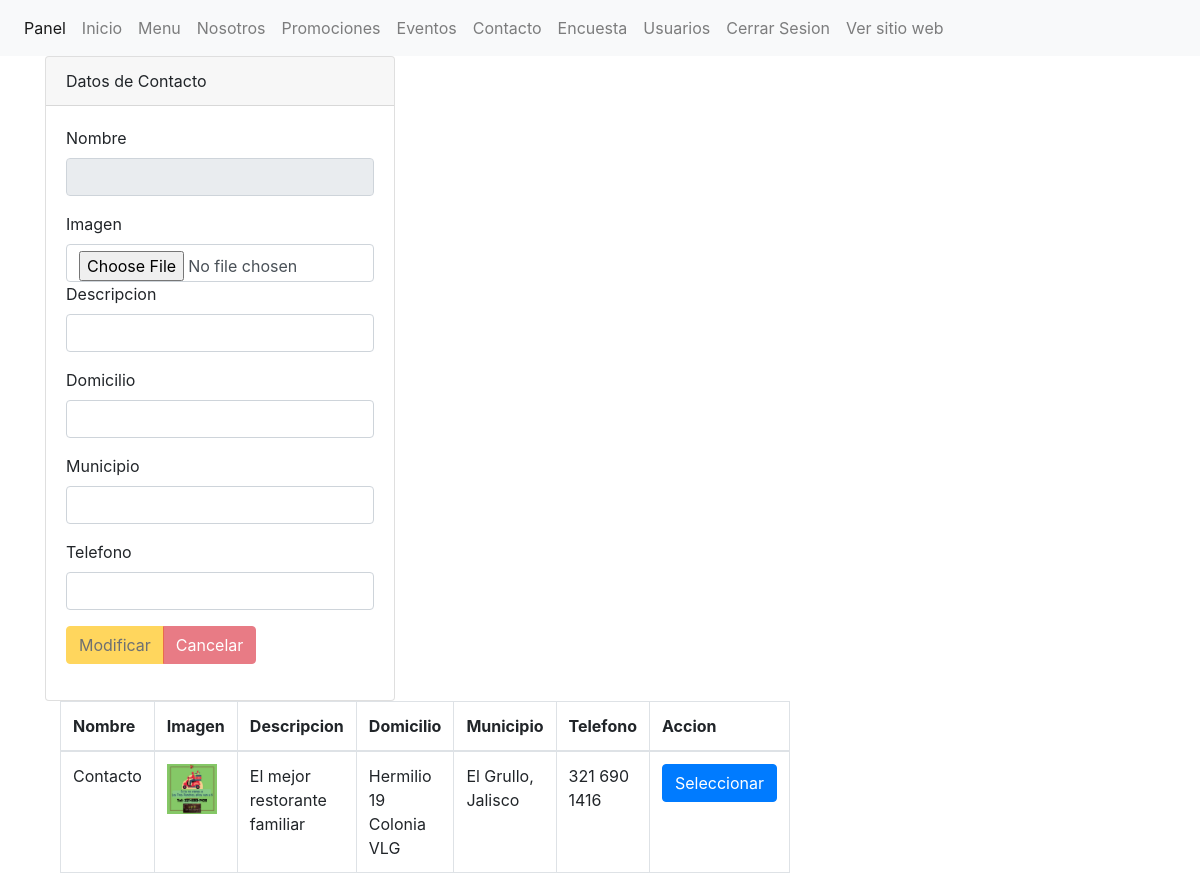
The app's page /panel/seccion/contacto.php with its own data.
### tables this page shows
CREATE TABLE `contacto` (
  `id` int(11) NOT NULL,
  `nombre` varchar(100) NOT NULL,
  `imagen` varchar(100) NOT NULL,
  `descripcion` varchar(100) NOT NULL,
  `domicilio` varchar(120) NOT NULL,
  `municipio` varchar(100) NOT NULL,
  `telefono` text NOT NULL
);

### panel/seccion/contacto.php (the view, shortened to what this page needs)
<?php
include("../template/encabezado.php");
$nombre=(isset($_POST['nombre']))?$_POST['nombre']:"";
$descripcion=(isset($_POST['descripcion']))?$_POST['descripcion']:"";
$domicilio=(isset($_POST['domicilio']))?$_POST['domicilio']:"";
$municipio=(isset($_POST['municipio']))?$_POST['municipio']:"";
$telefono=(isset($_POST['telefono']))?$_POST['telefono']:"";
$accion=(isset($_POST['accion']))?$_POST['accion']:"";
include("../config/conexion.php");
        $sentenciaSQL= $conexion->prepare("SELECT * FROM contacto");
        $sentenciaSQL->execute();
        $lista_contacto=$sentenciaSQL->fetchAll(PDO::FETCH_ASSOC);
?>
<div class="col-md-4">
<div class="card">
    <div class="card-header">
       Datos de Contacto
    </div>
    <div class="card-body">
    <form id="nuevo" name="nuevo" method="POST" action="" enctype="multipart/form-data" autocomplete="off">
    <div class="form-group">
        <label for="nombre">Nombre</label>
        <input type="text" class="form-control" id="nombre" name="nombre" value="<?php echo $nombre; ?>" readonly  />
        </div>
        <div class="form-group">
        <label for="imagen">Imagen</label>
        <br/>
        <input type="file" class="form-control" id="imagen" name="imagen"  />
        <div class="form-group">
        <label for="descripcion">Descripcion</label>
        <input type="text" class="form-control" id="descripcion" name="descripcion" value="<?php echo $descripcion; ?>" />
        </div>
         <div class="form-group">
        <label for="categoria">Domicilio</label>
        <input type="text" class="form-control" id="domicilio" name="domicilio" value="<?php echo $domicilio; ?>" />
        </div>
        <div class="form-group">
        <label for="precio">Municipio</label>
        <input type="text" class="form-control" id="municipio" name="municipio" value="<?php echo $municipio; ?>" />
        </div>
        <div class="form-group">
        <label for="precio">Telefono</label>
        <input type="text" class="form-control" id="telefono" name="telefono" value="<?php echo $telefono; ?>" />
        </div>
        <div class="btn-group" role="group" aria-label="">
        <button id="modificar" name="accion" <?php echo($accion!="Seleccionar")?"disabled":""; ?> value="Modificar" type="submit" class="btn btn-warning">Modificar</button>
        <button id="cancelar" name="accion" <?php echo($accion!="Seleccionar")?"disabled":""; ?> value="Cancelar" type="submit" class="btn btn-danger">Cancelar</button>
        </div>
	</form>
    </div>
    </div>
</div>
<div class="col-md-8" >
        <table class="table table-bordered" >
            <thead>
                <tr >
                    <th>Nombre</th>
                    <th>Imagen</th>
                    <th>Descripcion</th>
                    <th>Domicilio</th>
                    <th>Municipio</th>
                    <th>Telefono</th>
                    <th>Accion</th>
                </tr>
            </thead>
            <tbody>
                <?php foreach($lista_contacto as $contacto){?>
                <tr>
                    <td><?php echo $contacto['nombre']; ?> </td>
                    <td>
                        <img src="../../img/<?php echo $contacto['imagen']; ?>" width="50" alt="">
                    </td>
                    <td><?php echo $contacto['descripcion']; ?></td>
                    <td>
                    <?php echo $contacto['domicilio']; ?></
                    </td>
                    <td><?php echo $contacto['municipio']; ?></td>
                    <td><?php echo $contacto['telefono']; ?></td>
                    <td>
                        <form method="post">
                            <input type="submit" name="accion" value="Seleccionar" class="btn btn-primary" >
                        </form>
                    </td>
                </tr>
                <?php } ?>
            </tbody>
        </table>
</div>
<?php
include("../template/pie.php");
?>

### records on screen
contacto: nombre "Contacto", imagen (picture), descripcion "El mejor restorante familiar", domicilio "Hermilio 19 Colonia VLG", municipio "El Grullo, Jalisco", telefono "321 690 1416"
